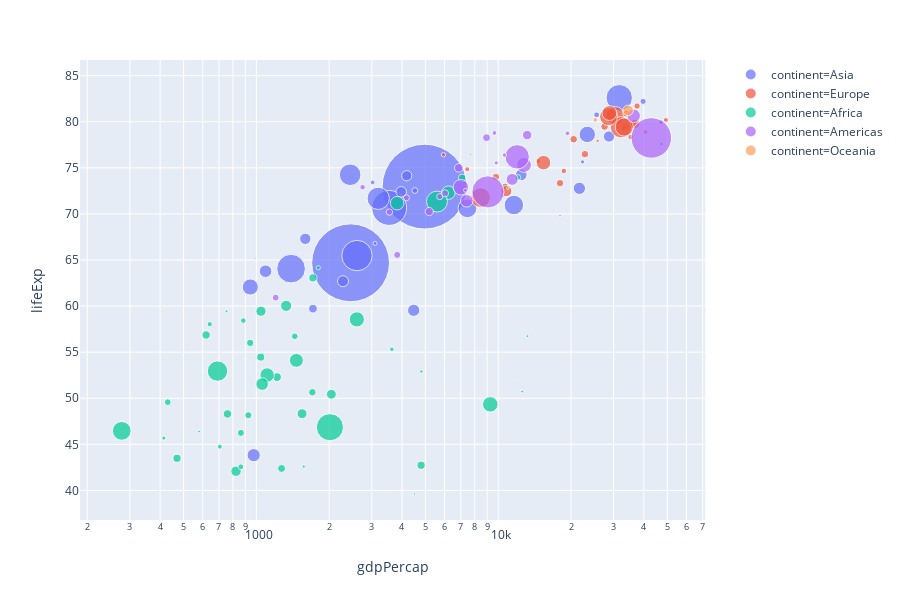

The notebook cell saved with this chart:
### Code cell
px.scatter(gapminder, 
           x="gdpPercap", 
           y="lifeExp", 
           color='continent', 
           size = 'pop', 
           size_max=60, 
           log_x = True)
